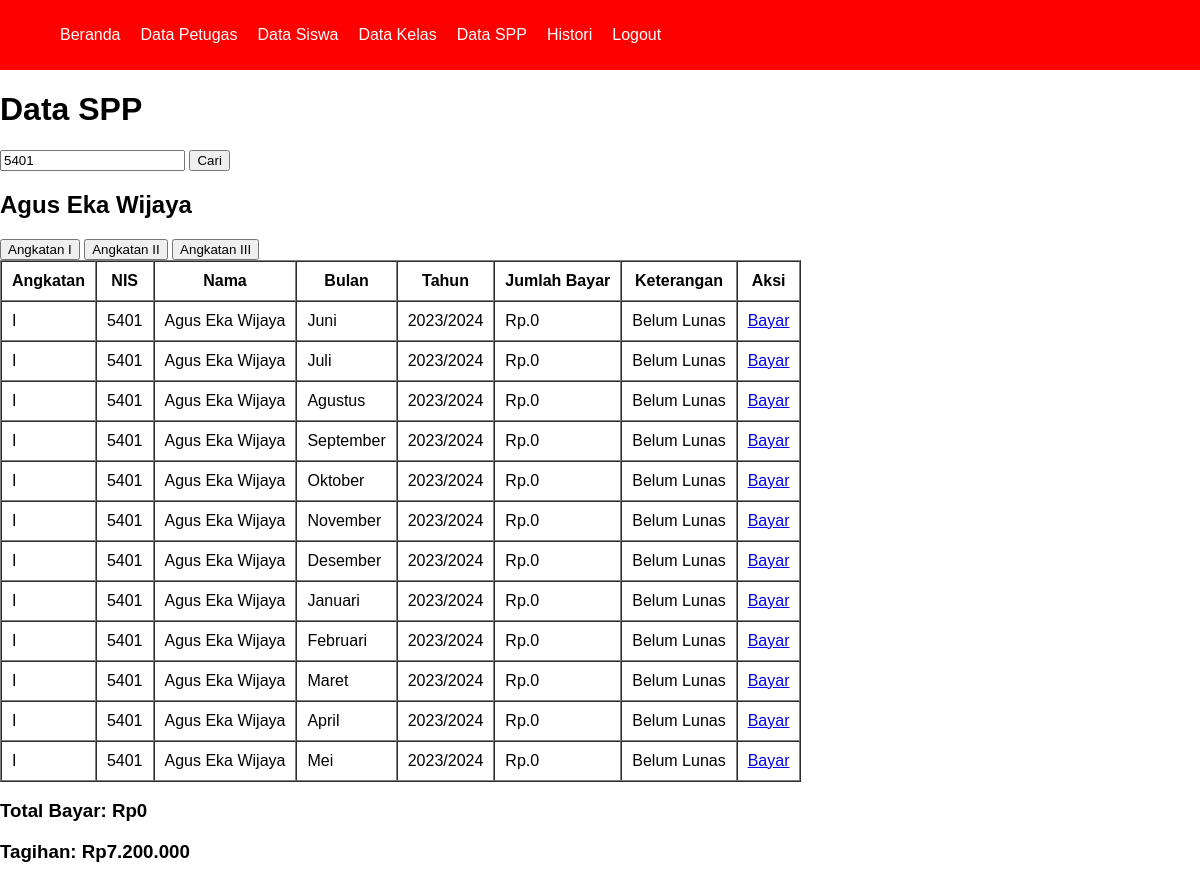
Screenshot of /pembayaran/pembayaran.php?keyword=5401 (signed in) with the database file from the repository.
### tables this page shows
CREATE TABLE `tb_siswa` (
  `nis` int(11) NOT NULL,
  `nama_siswa` varchar(100) NOT NULL,
  `password` varchar(10) NOT NULL,
  `id_kelas` varchar(10) NOT NULL,
  `jenis_kelamin` varchar(10) NOT NULL,
  `alamat` varchar(100) NOT NULL
);

CREATE TABLE `tb_pembayaran` (
  `id_pembayaran` int(11) NOT NULL,
  `nis` int(11) NOT NULL,
  `bulan` varchar(50) NOT NULL,
  `tahun` varchar(50) NOT NULL,
  `jumlah_bayar` double DEFAULT NULL,
  `angkatan` varchar(10) NOT NULL
);

### pembayaran/functions_pembayaran.php (called while the page is built, shortened)
<?php
        $conn = mysqli_connect("localhost", "root", "", "spp_db");
        function query($query){
            global $conn;
            $result = mysqli_query($conn, $query);
            $rows = [];
            while( $row = mysqli_fetch_assoc($result)) {
                $rows[] = $row;
            }
            return $rows;
        }

### pembayaran/pembayaran.php (the view, shortened to what this page needs)
<?php
    require 'functions_pembayaran.php';
    require '../views/template/navbar.php';
    if(isset($_GET['keyword'])) {
        $keyword = $_GET['keyword'];
        $nama = query("SELECT * FROM tb_siswa WHERE nis = $keyword");
        $pembayaran = query("SELECT * FROM tb_pembayaran INNER JOIN tb_siswa USING(nis) WHERE nis = $keyword AND angkatan = 'I'");
        $tagihan = query("SELECT SUM(jumlah_bayar) FROM tb_pembayaran INNER JOIN tb_siswa USING(nis) WHERE nis = $keyword AND angkatan='I'")[0];
    }
?>
<!DOCTYPE html>
<html lang="en">
<head>
    <link rel="stylesheet" href="../CSS/style.css">
</head>
<body>
    <h1>Data SPP</h1>
    <form action="" method="GET" autocomplete="off" class="search-form">
        <?php if (!isset($_GET['keyword'])) : ?>
        <input type="text" name="keyword" placeholder="Cari NIS"  maxlength="4" required>
        <?php else : ?>
        <input type="text" name="keyword" placeholder="Cari NIS" value="<?= $_GET['keyword']; ?>"  maxlength="4" required>
        <?php endif; ?>
        <button type="submit">Cari</button>
    </form>
    <?php if (isset($_GET['keyword'])) : ?>
        <h2><?= $nama[0]["nama_siswa"]; ?></h2>
        <form action="" method="POST">
            <button type="submit" name="angkatan-1">Angkatan I</button>
            <button type="submit" name="angkatan-2">Angkatan II</button>
            <button type="submit" name="angkatan-3">Angkatan III</button>
        </form>
        <table border="1" cellspacing="0" cellpadding="10">
            <tr>
                <th>Angkatan</th>
                <th>NIS</th>
                <th>Nama</th>
                <th>Bulan</th>
                <th>Tahun</th>
                <th>Jumlah Bayar</th>
                <th>Keterangan</th>
                <th>Aksi</th>
            </tr>
            <?php foreach($pembayaran as $row) : ?>
            <tr>
                <td><?= $row["angkatan"]; ?></td>
                <td><?= $row["nis"]; ?></td>
                <td><?= $row["nama_siswa"]; ?></td>
                <td><?= $row["bulan"]; ?></td>
                <td><?= $row["tahun"]; ?></td>
                <td>Rp.<?= number_format($row["jumlah_bayar"], 0, ',', '.'); ?></td>
                <td>
                    <?php
                        if($row["jumlah_bayar"] > 0){
                            echo "Lunas";
                        } else{
                            echo "Belum Lunas";
                        }
                    ?>
                </td>
                <?php
                    if($row["jumlah_bayar"] == 600000){
                ?> <td>Terbayar</td>
                <?php
                    } else{
                ?>
                <td>
                    <a href="proses_bayar.php?id_pembayaran=<?= $row["id_pembayaran"]; ?>&nis=<?= $row["nis"]; ?>">Bayar</a>
                </td>
                <?php
                    }
                ?>
            </tr>
            <?php endforeach; ?>
        </table>
        <h3>Total Bayar: Rp<?= number_format($tagihan['SUM(jumlah_bayar)'], 0, ',', '.'); ?></h3>
        <?php $totalNominal = 600000 * 12; ?>
        <h3>Tagihan: Rp<?= number_format($totalNominal - (int) $tagihan['SUM(jumlah_bayar)'], 0, ',', '.'); ?></h3>
    <?php endif; ?>
</body>
</html>

### CSS/style.css (style rules this page uses)
html, body { margin: 0; padding: 0; box-sizing: border-box; font-family: 'Gill Sans', 'Gill Sans MT', Calibri, 'Trebuchet MS', sans-serif; overflow-x: hidden; }

### views/template/navbar.php (style rules this page uses)
html, body { margin: 0; padding: 0; box-sizing: border-box; }

### rows the page displays
tb_siswa: nama_siswa "Agus Eka Wijaya"
tb_pembayaran: angkatan "I", nis "5401", nis.nama_siswa "Agus Eka Wijaya", bulan "Juni", tahun "2023/2024", jumlah_bayar "0", shows "Belum Lunas"
tb_pembayaran: angkatan "I", nis "5401", nis.nama_siswa "Agus Eka Wijaya", bulan "Juli", tahun "2023/2024", jumlah_bayar "0", shows "Belum Lunas"
tb_pembayaran: angkatan "I", nis "5401", nis.nama_siswa "Agus Eka Wijaya", bulan "Agustus", tahun "2023/2024", jumlah_bayar "0", shows "Belum Lunas"
tb_pembayaran: angkatan "I", nis "5401", nis.nama_siswa "Agus Eka Wijaya", bulan "September", tahun "2023/2024", jumlah_bayar "0", shows "Belum Lunas"
tb_pembayaran: angkatan "I", nis "5401", nis.nama_siswa "Agus Eka Wijaya", bulan "Oktober", tahun "2023/2024", jumlah_bayar "0", shows "Belum Lunas"
tb_pembayaran: angkatan "I", nis "5401", nis.nama_siswa "Agus Eka Wijaya", bulan "November", tahun "2023/2024", jumlah_bayar "0", shows "Belum Lunas"
tb_pembayaran: angkatan "I", nis "5401", nis.nama_siswa "Agus Eka Wijaya", bulan "Desember", tahun "2023/2024", jumlah_bayar "0", shows "Belum Lunas"
tb_pembayaran: angkatan "I", nis "5401", nis.nama_siswa "Agus Eka Wijaya", bulan "Januari", tahun "2023/2024", jumlah_bayar "0", shows "Belum Lunas"
tb_pembayaran: angkatan "I", nis "5401", nis.nama_siswa "Agus Eka Wijaya", bulan "Februari", tahun "2023/2024", jumlah_bayar "0", shows "Belum Lunas"
tb_pembayaran: angkatan "I", nis "5401", nis.nama_siswa "Agus Eka Wijaya", bulan "Maret", tahun "2023/2024", jumlah_bayar "0", shows "Belum Lunas"
tb_pembayaran: angkatan "I", nis "5401", nis.nama_siswa "Agus Eka Wijaya", bulan "April", tahun "2023/2024", jumlah_bayar "0", shows "Belum Lunas"
tb_pembayaran: angkatan "I", nis "5401", nis.nama_siswa "Agus Eka Wijaya", bulan "Mei", tahun "2023/2024", jumlah_bayar "0", shows "Belum Lunas"

### other values shown
$tagihan['SUM(jumlah_bayar)'] "0"
$totalNominal - (int) $tagihan['SUM(jumlah_bayar)'] "7.200.000"
